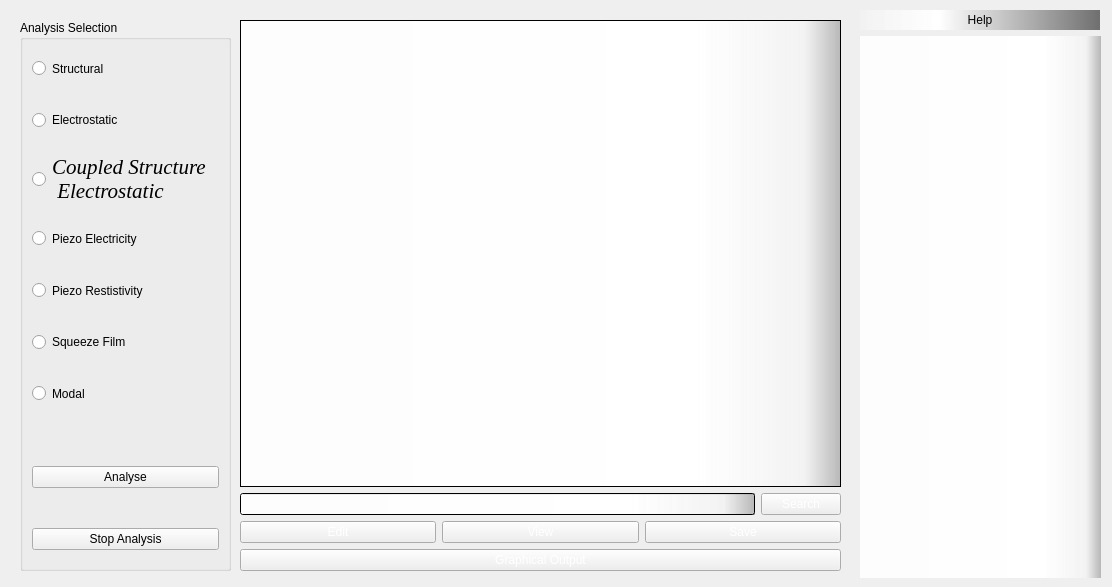
      <widget class="QWidget" name="Analysis">
       <attribute name="title">
        <string>          Analysis          </string>
       </attribute>
       <widget class="QGroupBox" name="groupBox">
        <property name="geometry">
         <rect>
          <x>20</x>
          <y>20</y>
          <width>211</width>
          <height>551</height>
         </rect>
        </property>
        <property name="sizePolicy">
         <sizepolicy hsizetype="Fixed" vsizetype="Preferred">
          <horstretch>0</horstretch>
          <verstretch>0</verstretch>
         </sizepolicy>
        </property>
        <property name="title">
         <string>Analysis Selection</string>
        </property>
        <layout class="QVBoxLayout" name="verticalLayout_43">
         <item>
          <layout class="QVBoxLayout" name="verticalLayout_42">
           <property name="spacing">
            <number>13</number>
           </property>
           <property name="sizeConstraint">
            <enum>QLayout::SetMaximumSize</enum>
           </property>
           <property name="bottomMargin">
            <number>9</number>
           </property>
           <item>
            <widget class="QRadioButton" name="Structural">
             <property name="sizePolicy">
              <sizepolicy hsizetype="Expanding" vsizetype="Expanding">
               <horstretch>0</horstretch>
               <verstretch>0</verstretch>
              </sizepolicy>
             </property>
             <property name="cursor">
              <cursorShape>PointingHandCursor</cursorShape>
             </property>
             <property name="statusTip">
              <string>Structural Analysis</string>
             </property>
             <property name="text">
              <string>Structural</string>
             </property>
            </widget>
           </item>
           <item>
            <widget class="QRadioButton" name="Electrostatic_2">
             <property name="sizePolicy">
              <sizepolicy hsizetype="Expanding" vsizetype="Expanding">
               <horstretch>0</horstretch>
               <verstretch>0</verstretch>
              </sizepolicy>
             </property>
             <property name="cursor">
              <cursorShape>PointingHandCursor</cursorShape>
             </property>
             <property name="statusTip">
              <string>Electrostatic Analysis</string>
             </property>
             <property name="text">
              <string>Electrostatic</string>
             </property>
            </widget>
           </item>
           <item>
            <widget class="QRadioButton" name="cse">
             <property name="sizePolicy">
              <sizepolicy hsizetype="Expanding" vsizetype="Expanding">
               <horstretch>0</horstretch>
               <verstretch>0</verstretch>
              </sizepolicy>
             </property>
             <property name="font">
              <font>
               <family>Times New Roman</family>
               <pointsize>16</pointsize>
               <weight>9</weight>
               <italic>true</italic>
               <bold>false</bold>
              </font>
             </property>
             <property name="cursor">
              <cursorShape>PointingHandCursor</cursorShape>
             </property>
             <property name="statusTip">
              <string>Coupled Structure Electrostatic analysis</string>
             </property>
             <property name="styleSheet">
              <string notr="true"/>
             </property>
             <property name="text">
              <string>Coupled Structure 
 Electrostatic</string>
             </property>
            </widget>
           </item>
           <item>
            <widget class="QRadioButton" name="pe">
             <property name="sizePolicy">
              <sizepolicy hsizetype="Expanding" vsizetype="Expanding">
               <horstretch>0</horstretch>
               <verstretch>0</verstretch>
              </sizepolicy>
             </property>
             <property name="cursor">
              <cursorShape>PointingHandCursor</cursorShape>
             </property>
             <property name="statusTip">
              <string>Piezo Electrica Analysis</string>
             </property>
             <property name="text">
              <string>Piezo Electricity</string>
             </property>
            </widget>
           </item>
           <item>
            <widget class="QRadioButton" name="pr">
             <property name="sizePolicy">
              <sizepolicy hsizetype="Expanding" vsizetype="Expanding">
               <horstretch>0</horstretch>
               <verstretch>0</verstretch>
              </sizepolicy>
             </property>
             <property name="cursor">
              <cursorShape>PointingHandCursor</cursorShape>
             </property>
             <property name="statusTip">
              <string>Piezo Resistivity analysis</string>
             </property>
             <property name="text">
              <string>Piezo Restistivity</string>
             </property>
            </widget>
           </item>
           <item>
            <widget class="QRadioButton" name="sf">
             <property name="sizePolicy">
              <sizepolicy hsizetype="Expanding" vsizetype="Expanding">
               <horstretch>0</horstretch>
               <verstretch>0</verstretch>
              </sizepolicy>
             </property>
             <property name="cursor">
              <cursorShape>PointingHandCursor</cursorShape>
             </property>
             <property name="statusTip">
              <string>Squeeze Film</string>
             </property>
             <property name="text">
              <string>Squeeze Film</string>
             </property>
            </widget>
           </item>
           <item>
            <widget class="QRadioButton" name="mod">
             <property name="sizePolicy">
              <sizepolicy hsizetype="Expanding" vsizetype="Expanding">
               <horstretch>0</horstretch>
               <verstretch>0</verstretch>
              </sizepolicy>
             </property>
             <property name="cursor">
              <cursorShape>PointingHandCursor</cursorShape>
             </property>
             <property name="statusTip">
              <string>Modal Analysis</string>
             </property>
             <property name="text">
              <string>Modal</string>
             </property>
            </widget>
           </item>
           <item>
            <spacer name="verticalSpacer_6">
             <property name="orientation">
              <enum>Qt::Vertical</enum>
             </property>
             <property name="sizeHint" stdset="0">
              <size>
               <width>20</width>
               <height>40</height>
              </size>
             </property>
            </spacer>
           </item>
           <item>
            <widget class="QPushButton" name="analyse">
             <property name="text">
              <string>Analyse</string>
             </property>
            </widget>
           </item>
           <item>
            <widget class="QLabel" name="Analysis_Alert">
             <property name="text">
              <string/>
             </property>
             <property name="wordWrap">
              <bool>true</bool>
             </property>
            </widget>
           </item>
           <item>
            <widget class="QPushButton" name="pushButton_2">
             <property name="text">
              <string>Stop Analysis</string>
             </property>
            </widget>
           </item>
          </layout>
         </item>
        </layout>
       </widget>
       <widget class="QWidget" name="layoutWidget">
        <property name="geometry">
         <rect>
          <x>860</x>
          <y>10</y>
          <width>243</width>
          <height>568</height>
         </rect>
        </property>
        <layout class="QVBoxLayout" name="verticalLayout_50">
         <item>
          <widget class="QLabel" name="HelpAnalysis_2">
           <property name="sizePolicy">
            <sizepolicy hsizetype="Fixed" vsizetype="Fixed">
             <horstretch>0</horstretch>
             <verstretch>0</verstretch>
            </sizepolicy>
           </property>
           <property name="minimumSize">
            <size>
             <width>240</width>
             <height>20</height>
            </size>
           </property>
           <property name="maximumSize">
            <size>
             <width>16777215</width>
             <height>20</height>
            </size>
           </property>
           <property name="styleSheet">
            <string notr="true">background-color: qlineargradient(spread:reflect, x1:0, y1:0, x2:1, y2:0, stop:0.0113636 rgba(244, 244, 244, 178), stop:0.329545 rgba(255, 255, 255, 255), stop:1 rgba(111, 111, 111, 255));
font: 75 italic 16pt &quot;Times New Roman&quot;;
color: rgb(0, 0, 0);</string>
           </property>
           <property name="text">
            <string>Help</string>
           </property>
           <property name="alignment">
            <set>Qt::AlignCenter</set>
           </property>
          </widget>
         </item>
         <item>
          <widget class="QLabel" name="HelperAnalysis_2">
           <property name="sizePolicy">
            <sizepolicy hsizetype="Fixed" vsizetype="MinimumExpanding">
             <horstretch>0</horstretch>
             <verstretch>0</verstretch>
            </sizepolicy>
           </property>
           <property name="minimumSize">
            <size>
             <width>241</width>
             <height>511</height>
            </size>
           </property>
           <property name="styleSheet">
            <string notr="true">background-color: qlineargradient(spread:reflect, x1:0, y1:0, x2:1, y2:0, stop:0.0170455 rgba(255, 255, 255, 218), stop:0.755682 rgba(255, 255, 255, 255), stop:0.9375 rgba(244, 244, 244, 178), stop:1 rgba(182, 182, 182, 255));
color: rgb(0, 0, 0);
font: 75 14pt &quot;Times New Roman&quot;;</string>
           </property>
           <property name="text">
            <string/>
           </property>
          </widget>
         </item>
        </layout>
       </widget>
       <widget class="QWidget" name="layoutWidget_2">
        <property name="geometry">
         <rect>
          <x>240</x>
          <y>20</y>
          <width>601</width>
          <height>551</height>
         </rect>
        </property>
        <layout class="QVBoxLayout" name="verticalLayout_73">
         <item>
          <widget class="QTextEdit" name="Analysis_info">
           <property name="styleSheet">
            <string notr="true">background-color: qlineargradient(spread:reflect, x1:0, y1:0, x2:1, y2:0, stop:0.0170455 rgba(255, 255, 255, 218), stop:0.755682 rgba(255, 255, 255, 255), stop:0.9375 rgba(244, 244, 244, 178), stop:1 rgba(182, 182, 182, 255));
border-top-color: qlineargradient(spread:pad, x1:0, y1:0, x2:1, y2:0, stop:0 rgba(0, 0, 0, 255), stop:1 rgba(255, 255, 255, 255));
color: rgb(0, 0, 0);</string>
           </property>
          </widget>
         </item>
         <item>
          <layout class="QHBoxLayout" name="horizontalLayout_49">
           <item>
            <widget class="QLineEdit" name="search_analysis">
             <property name="styleSheet">
              <string notr="true">background-color: qlineargradient(spread:reflect, x1:0, y1:0, x2:1, y2:0, stop:0.0170455 rgba(255, 255, 255, 218), stop:0.755682 rgba(255, 255, 255, 255), stop:0.9375 rgba(244, 244, 244, 178), stop:1 rgba(182, 182, 182, 255));
color: rgb(0, 0, 0);</string>
             </property>
            </widget>
           </item>
           <item>
            <widget class="QPushButton" name="searcher_analysis">
             <property name="cursor">
              <cursorShape>PointingHandCursor</cursorShape>
             </property>
             <property name="styleSheet">
              <string notr="true">color: rgb(255, 255, 255);</string>
             </property>
             <property name="text">
              <string>Search</string>
             </property>
            </widget>
           </item>
          </layout>
         </item>
         <item>
          <layout class="QHBoxLayout" name="horizontalLayout_50">
           <item>
            <widget class="QPushButton" name="edit_analysis">
             <property name="cursor">
              <cursorShape>PointingHandCursor</cursorShape>
             </property>
             <property name="styleSheet">
              <string notr="true">color: rgb(255, 255, 255);</string>
             </property>
             <property name="text">
              <string>Edit</string>
             </property>
            </widget>
           </item>
           <item>
            <widget class="QPushButton" name="view_analysis">
             <property name="cursor">
              <cursorShape>PointingHandCursor</cursorShape>
             </property>
             <property name="styleSheet">
              <string notr="true">color: rgb(255, 255, 255);</string>
             </property>
             <property name="text">
              <string>View</string>
             </property>
            </widget>
           </item>
           <item>
            <widget class="QPushButton" name="save_analysis">
             <property name="cursor">
              <cursorShape>PointingHandCursor</cursorShape>
             </property>
             <property name="styleSheet">
              <string notr="true">color: rgb(255, 255, 255);</string>
             </property>
             <property name="text">
              <string>Save</string>
             </property>
            </widget>
           </item>
          </layout>
         </item>
         <item>
          <widget class="QPushButton" name="analysis_graphical_output">
           <property name="styleSheet">
            <string notr="true">color: rgb(255, 255, 255);
font: 75 italic 12pt &quot;Andalus&quot;;</string>
           </property>
           <property name="text">
            <string>Graphical Output</string>
           </property>
          </widget>
         </item>
        </layout>
       </widget>
      </widget>
